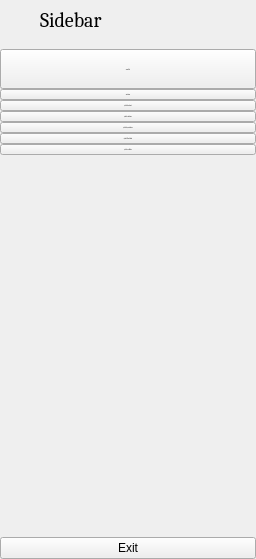
     <widget class="QWidget" name="full_menu_widget" native="true">
      <property name="minimumSize">
       <size>
        <width>256</width>
        <height>0</height>
       </size>
      </property>
      <property name="maximumSize">
       <size>
        <width>256</width>
        <height>16777215</height>
       </size>
      </property>
      <layout class="QVBoxLayout" name="verticalLayout_4">
       <property name="spacing">
        <number>9</number>
       </property>
       <property name="leftMargin">
        <number>0</number>
       </property>
       <property name="topMargin">
        <number>0</number>
       </property>
       <property name="rightMargin">
        <number>0</number>
       </property>
       <property name="bottomMargin">
        <number>0</number>
       </property>
       <item>
        <layout class="QHBoxLayout" name="horizontalLayout_2">
         <property name="spacing">
          <number>0</number>
         </property>
         <item>
          <widget class="QLabel" name="logo_label_2">
           <property name="minimumSize">
            <size>
             <width>40</width>
             <height>40</height>
            </size>
           </property>
           <property name="maximumSize">
            <size>
             <width>40</width>
             <height>40</height>
            </size>
           </property>
           <property name="text">
            <string/>
           </property>
           <property name="pixmap">
            <pixmap>:/icon/icon/Logo.png</pixmap>
           </property>
           <property name="scaledContents">
            <bool>true</bool>
           </property>
          </widget>
         </item>
         <item>
          <widget class="QLabel" name="logo_label_3">
           <property name="font">
            <font>
             <family>Cambria</family>
             <pointsize>15</pointsize>
            </font>
           </property>
           <property name="text">
            <string>Sidebar</string>
           </property>
          </widget>
         </item>
        </layout>
       </item>
       <item>
        <layout class="QVBoxLayout" name="menu_group">
         <property name="spacing">
          <number>0</number>
         </property>
         <item>
          <widget class="QPushButton" name="home_btn_2">
           <property name="sizePolicy">
            <sizepolicy hsizetype="Expanding" vsizetype="Fixed">
             <horstretch>0</horstretch>
             <verstretch>0</verstretch>
            </sizepolicy>
           </property>
           <property name="minimumSize">
            <size>
             <width>104</width>
             <height>40</height>
            </size>
           </property>
           <property name="font">
            <font>
             <family>Cambria</family>
             <pointsize>-1</pointsize>
            </font>
           </property>
           <property name="cursor">
            <cursorShape>PointingHandCursor</cursorShape>
           </property>
           <property name="layoutDirection">
            <enum>Qt::LeftToRight</enum>
           </property>
           <property name="text">
            <string>Trang chủ</string>
           </property>
           <property name="icon">
            <iconset>
             <normaloff>:/icon/icon/home-4-32.ico</normaloff>
             <normalon>:/icon/icon/home-4-48.ico</normalon>:/icon/icon/home-4-32.ico</iconset>
           </property>
           <property name="iconSize">
            <size>
             <width>14</width>
             <height>14</height>
            </size>
           </property>
           <property name="checkable">
            <bool>true</bool>
           </property>
           <property name="autoExclusive">
            <bool>true</bool>
           </property>
          </widget>
         </item>
         <item>
          <widget class="QPushButton" name="dashboard_btn_2">
           <property name="font">
            <font>
             <family>Cambria</family>
             <pointsize>-1</pointsize>
            </font>
           </property>
           <property name="cursor">
            <cursorShape>PointingHandCursor</cursorShape>
           </property>
           <property name="layoutDirection">
            <enum>Qt::LeftToRight</enum>
           </property>
           <property name="text">
            <string>Tổng quan</string>
           </property>
           <property name="icon">
            <iconset>
             <normaloff>:/icon/icon/dashboard-5-32.ico</normaloff>
             <normalon>:/icon/icon/dashboard-5-48.ico</normalon>:/icon/icon/dashboard-5-32.ico</iconset>
           </property>
           <property name="iconSize">
            <size>
             <width>14</width>
             <height>14</height>
            </size>
           </property>
           <property name="checkable">
            <bool>true</bool>
           </property>
           <property name="autoExclusive">
            <bool>true</bool>
           </property>
          </widget>
         </item>
         <item>
          <widget class="QPushButton" name="orders_btn_2">
           <property name="font">
            <font>
             <family>Cambria</family>
             <pointsize>-1</pointsize>
            </font>
           </property>
           <property name="cursor">
            <cursorShape>PointingHandCursor</cursorShape>
           </property>
           <property name="layoutDirection">
            <enum>Qt::LeftToRight</enum>
           </property>
           <property name="text">
            <string>Quản lý đơn hàng</string>
           </property>
           <property name="icon">
            <iconset>
             <normaloff>:/icon/icon/activity-feed-32.ico</normaloff>
             <normalon>:/icon/icon/activity-feed-48.ico</normalon>:/icon/icon/activity-feed-32.ico</iconset>
           </property>
           <property name="iconSize">
            <size>
             <width>14</width>
             <height>14</height>
            </size>
           </property>
           <property name="checkable">
            <bool>true</bool>
           </property>
           <property name="autoExclusive">
            <bool>true</bool>
           </property>
          </widget>
         </item>
         <item>
          <widget class="QPushButton" name="products_btn_2">
           <property name="font">
            <font>
             <family>Cambria</family>
             <pointsize>-1</pointsize>
            </font>
           </property>
           <property name="cursor">
            <cursorShape>PointingHandCursor</cursorShape>
           </property>
           <property name="layoutDirection">
            <enum>Qt::LeftToRight</enum>
           </property>
           <property name="text">
            <string>Quản lý sản phẩm</string>
           </property>
           <property name="icon">
            <iconset>
             <normaloff>:/icon/icon/product-32.ico</normaloff>
             <normalon>:/icon/icon/product-48.ico</normalon>:/icon/icon/product-32.ico</iconset>
           </property>
           <property name="iconSize">
            <size>
             <width>14</width>
             <height>14</height>
            </size>
           </property>
           <property name="checkable">
            <bool>true</bool>
           </property>
           <property name="autoExclusive">
            <bool>true</bool>
           </property>
          </widget>
         </item>
         <item>
          <widget class="QPushButton" name="category_btn_2">
           <property name="sizePolicy">
            <sizepolicy hsizetype="Preferred" vsizetype="Preferred">
             <horstretch>0</horstretch>
             <verstretch>0</verstretch>
            </sizepolicy>
           </property>
           <property name="font">
            <font>
             <family>Cambria</family>
             <pointsize>-1</pointsize>
            </font>
           </property>
           <property name="cursor">
            <cursorShape>PointingHandCursor</cursorShape>
           </property>
           <property name="text">
            <string>Quản lý loại sản phẩm</string>
           </property>
           <property name="checkable">
            <bool>true</bool>
           </property>
           <property name="autoExclusive">
            <bool>true</bool>
           </property>
          </widget>
         </item>
         <item>
          <widget class="QPushButton" name="customers_btn_2">
           <property name="sizePolicy">
            <sizepolicy hsizetype="Preferred" vsizetype="Preferred">
             <horstretch>0</horstretch>
             <verstretch>0</verstretch>
            </sizepolicy>
           </property>
           <property name="font">
            <font>
             <family>Cambria</family>
             <pointsize>-1</pointsize>
            </font>
           </property>
           <property name="cursor">
            <cursorShape>PointingHandCursor</cursorShape>
           </property>
           <property name="layoutDirection">
            <enum>Qt::LeftToRight</enum>
           </property>
           <property name="text">
            <string>Quản lý khách hàng</string>
           </property>
           <property name="icon">
            <iconset>
             <normaloff>:/icon/icon/group-32.ico</normaloff>
             <normalon>:/icon/icon/group-48.ico</normalon>:/icon/icon/group-32.ico</iconset>
           </property>
           <property name="iconSize">
            <size>
             <width>14</width>
             <height>14</height>
            </size>
           </property>
           <property name="checkable">
            <bool>true</bool>
           </property>
           <property name="autoExclusive">
            <bool>true</bool>
           </property>
           <property name="autoDefault">
            <bool>false</bool>
           </property>
          </widget>
         </item>
         <item>
          <widget class="QPushButton" name="user_btn_2">
           <property name="font">
            <font>
             <family>Cambria</family>
             <pointsize>-1</pointsize>
            </font>
           </property>
           <property name="cursor">
            <cursorShape>PointingHandCursor</cursorShape>
           </property>
           <property name="text">
            <string>Quản lý tài khoản</string>
           </property>
           <property name="iconSize">
            <size>
             <width>14</width>
             <height>14</height>
            </size>
           </property>
           <property name="checkable">
            <bool>true</bool>
           </property>
           <property name="autoExclusive">
            <bool>true</bool>
           </property>
          </widget>
         </item>
        </layout>
       </item>
       <item>
        <spacer name="verticalSpacer_2">
         <property name="orientation">
          <enum>Qt::Vertical</enum>
         </property>
         <property name="sizeHint" stdset="0">
          <size>
           <width>20</width>
           <height>373</height>
          </size>
         </property>
        </spacer>
       </item>
       <item>
        <widget class="QPushButton" name="exit_btn_2">
         <property name="text">
          <string>Exit</string>
         </property>
         <property name="icon">
          <iconset>
           <normaloff>:/icon/icon/close-window-64.ico</normaloff>:/icon/icon/close-window-64.ico</iconset>
         </property>
         <property name="iconSize">
          <size>
           <width>14</width>
           <height>14</height>
          </size>
         </property>
        </widget>
       </item>
      </layout>
     </widget>
